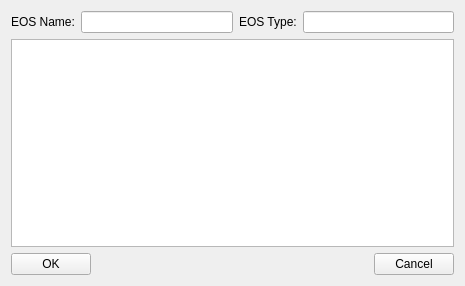
<?xml version="1.0" encoding="UTF-8"?>
<ui version="4.0">
 <class>GUIEOSDialog</class>
 <widget class="QWidget" name="GUIEOSDialog">
  <property name="geometry">
   <rect>
    <x>0</x>
    <y>0</y>
    <width>465</width>
    <height>286</height>
   </rect>
  </property>
  <property name="windowTitle">
   <string>Form</string>
  </property>
  <layout class="QGridLayout" name="gridLayout">
   <item row="0" column="0">
    <widget class="QLabel" name="label_name">
     <property name="text">
      <string>EOS Name:</string>
     </property>
    </widget>
   </item>
   <item row="0" column="1">
    <widget class="QLineEdit" name="lineEdit_name">
     <property name="minimumSize">
      <size>
       <width>120</width>
       <height>0</height>
      </size>
     </property>
    </widget>
   </item>
   <item row="0" column="2">
    <widget class="QLabel" name="label_type">
     <property name="text">
      <string>EOS Type:</string>
     </property>
    </widget>
   </item>
   <item row="0" column="3">
    <widget class="QLineEdit" name="lineEditType">
     <property name="text">
      <string/>
     </property>
     <property name="readOnly">
      <bool>true</bool>
     </property>
    </widget>
   </item>
   <item row="1" column="0" colspan="4">
    <widget class="QTableWidget" name="tableWidget"/>
   </item>
   <item row="2" column="0" colspan="4">
    <layout class="QHBoxLayout" name="horizontalLayout_2">
     <item>
      <widget class="QPushButton" name="pushButtonOK">
       <property name="text">
        <string>OK</string>
       </property>
      </widget>
     </item>
     <item>
      <spacer name="horizontalSpacer_3">
       <property name="orientation">
        <enum>Qt::Horizontal</enum>
       </property>
       <property name="sizeHint" stdset="0">
        <size>
         <width>40</width>
         <height>20</height>
        </size>
       </property>
      </spacer>
     </item>
     <item>
      <widget class="QPushButton" name="pushButtonCancel">
       <property name="text">
        <string>Cancel</string>
       </property>
      </widget>
     </item>
    </layout>
   </item>
  </layout>
 </widget>
 <resources/>
 <connections/>
</ui>
